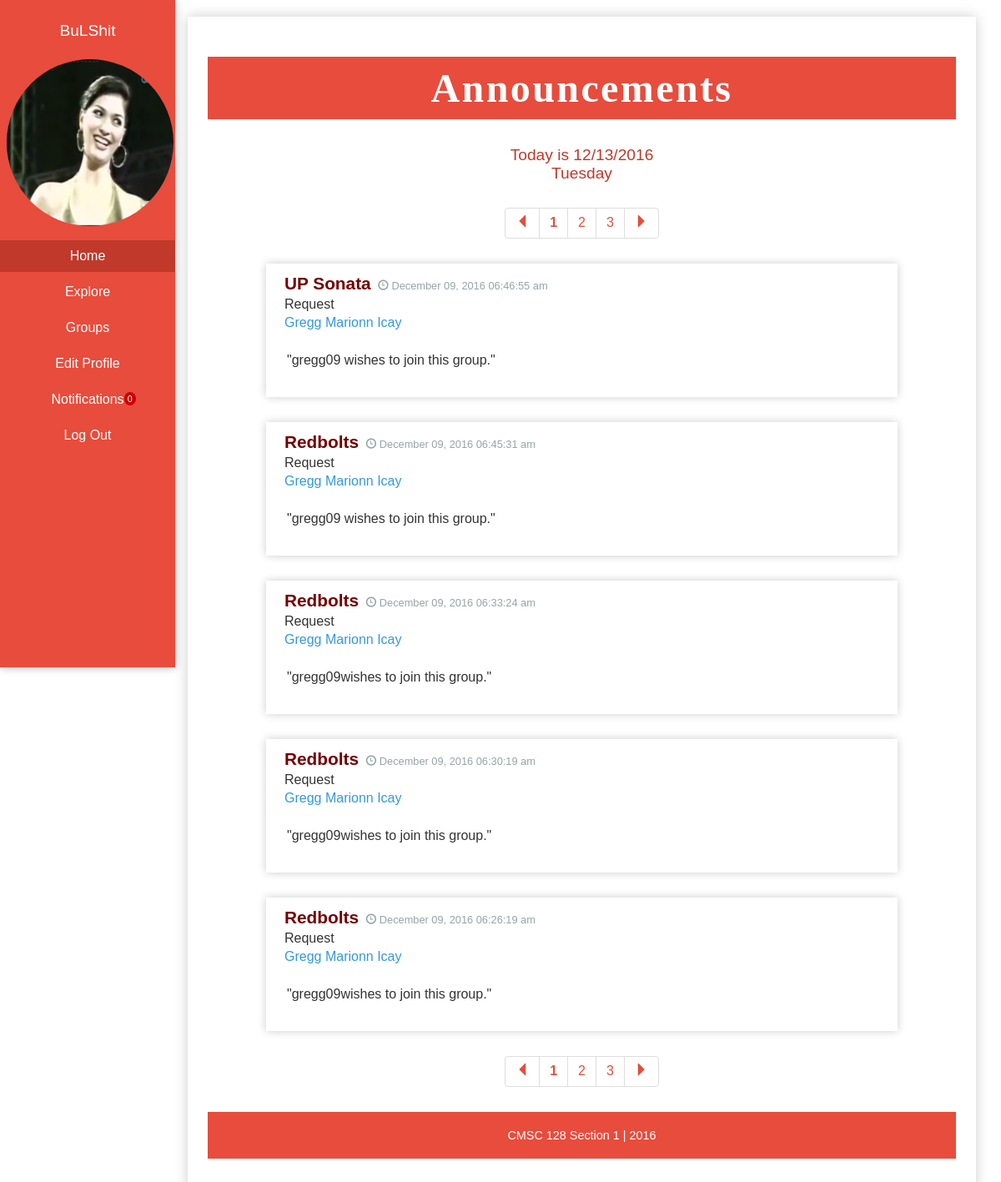
Page /html/home.php (signed in) on the earlier database version.
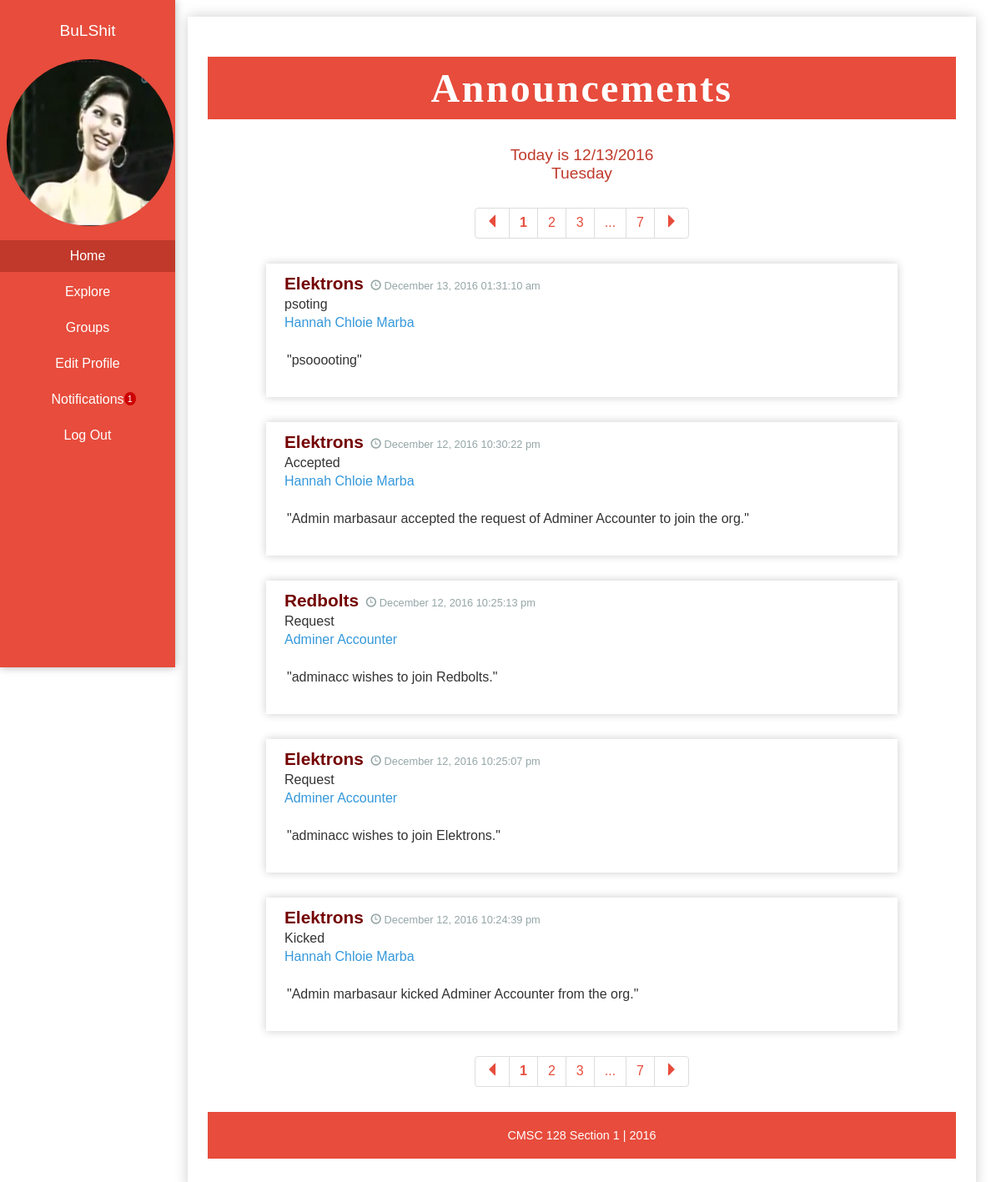
Same page on the later database version.
### tables this page shows
CREATE TABLE `user` (
  `user_id` int(50) NOT NULL,
  `student_no` varchar(100) NOT NULL,
  `first_name` varchar(100) NOT NULL,
  `last_name` varchar(100) NOT NULL,
  `username` varchar(100) NOT NULL,
  `password` varchar(100) NOT NULL,
  `course` varchar(100) NOT NULL,
  `date_joined` date NOT NULL,
  `year_level` int(100) NOT NULL,
  `prof_pic` varchar(150) NOT NULL,
  `birthday` date NOT NULL,
  `email` varchar(60) NOT NULL
);

CREATE TABLE `announcement` (
  `announcement_id` int(11) NOT NULL,
  `date_posted` datetime NOT NULL,
  `topic` varchar(100) NOT NULL,
  `content` varchar(500) NOT NULL,
  `user_id` int(11) NOT NULL,
  `org_id` int(11) NOT NULL
);

CREATE TABLE `orgs` (
  `org_id` int(100) NOT NULL,
  `org_name` varchar(100) NOT NULL,
  `description` text NOT NULL,
  `photo` varchar(100) NOT NULL
);

### html/home.php (the view, shortened to what the changed rows need)
<?php
    include ("functions.php");
    $connectdb = connection();
?>
<!DOCTYPE html>
<html lang="en">
<head>
    <link rel="stylesheet" type="text/css" href="../bootstrap/css/bootstrap.css">
    <link rel="stylesheet" type="text/css" href="../css/main.css">
    <link rel="stylesheet" type="text/css" href="../css/navigation.css">
    <link rel="stylesheet" type="text/css" href="../css/home.css">
</head>
<body>
<?php
        $curnt_id = $_SESSION['user_id'];
        $query1 = mysqli_query($connectdb, "select * from announcement where org_id in (select org_id from joined where user_id = $curnt_id and membership_type!='pending') and topic !='Upvote' and topic!='Downvote' and topic!='Commented' order by date_posted DESC ");
        $rows = mysqli_num_rows($query1);
        $start=0;
        $lim=5;
            if(isset($_GET['id'])){
                $id=$_GET['id'];
                $start=($id-1)*$lim;
            }
            else{
                $id=1;
            }
    $total=ceil($rows/$lim);
    $query = mysqli_query($connectdb, "SELECT * FROM announcement WHERE org_id IN (SELECT org_id FROM joined WHERE user_id = $curnt_id AND membership_type!='pending') and topic !='Upvote' and topic!='Downvote' and topic!='Commented' ORDER BY date_posted DESC LIMIT $start, $lim");
    ?>
    <div id="wrapper">
        <nav>
            <ul>
                <?php
                $current_id = $_SESSION['user_id'];
                $query2 = mysqli_query($connectdb, "select * from user where user_id = $current_id");
                while($current_user= mysqli_fetch_array($query2)){ ?>
                <li><a href = 'viewprofile.php?user_id=<?=$current_id?>' class="username"><?php echo $current_user['username'] ?></a></li>
                <li class="image"><a href = 'viewprofile.php?user_id=<?=$current_id?>'><img onerror="this.src = '../images/janina.PNG'" src="../images/<?php echo $current_user['prof_pic'] ?>"/></a></li><?php } ?>
                <?php
                    $notifnum = mysqli_query($connectdb,"select * from announcement, seen_announcement where announcement.announcement_id = seen_announcement.announcement_id and seen_announcement.seen = 'not_seen'and seen_announcement.user_id='".$current_id."'");
                    $total2 = mysqli_num_rows($notifnum);
                ?>
                <li><a href="notif.php">Notifications <span class="notif-count"><?=$total2?></span></a></li>
            </ul>
        </nav>
        <div id="content">
            <h1 class="title">Announcements</h1>
            <ul class="announcements-container">
            <?php
            if($total>=1){
                pagination($id,$rows,$lim,1,"home.php?id=%d");
                while($announcement = mysqli_fetch_array($query)){
                    $org_id = $announcement['org_id'];
                    $date = $announcement['date_posted'];
                    $date = date('F d, Y h:i:s a',strtotime($date));
                    $message = $announcement['content'];
                    $user_id = $announcement['user_id'];
                    $orgsy = mysqli_query($connectdb, "SELECT org_name FROM orgs WHERE org_id = $org_id");
                    $org_name = mysqli_fetch_assoc($orgsy);
                    $username = mysqli_query($connectdb, "SELECT first_name, last_name FROM user WHERE user_id = $user_id");
                    $name = mysqli_fetch_assoc($username);
                    if(!isset($_GET['edit'])){
                    ?>
                        <li class="announcement">
                            <a href="group_page.php?orgID=<?=$org_id?>"><h2 class="org-name" id="<?=$announcement['announcement_id']?>"><?php echo $org_name["org_name"];?></h2></a>  <span class="date"><span class="glyphicon glyphicon-time"></span> <?=$date?></span>
                            <h3 class="topic"><?=$announcement['topic']?></h3>
                            <a href = "viewprofile.php?user_id=<?=$announcement['user_id']?>"><h3 class="name"><?php echo $name["first_name"]." ".$name["last_name"];?></h3></a>
                            <p class="notif-content">"<?=nl2br($message)?>"</p>
                        </li>
                    <?php
                    }
                }
            }
            ?>
            </ul>
        </div>
    </div>
</body>
</html>

### html/functions.php (shortened to what the changed rows need)
<?php
	function pagination($currentPage, $itemCount, $itemsPerPage, $adjacentCount, $pageLinkTemplate, $showPrevNext = true) {
		$firstPage = 1;
		$lastPage  = ceil($itemCount / $itemsPerPage);
		if ($currentPage <= $adjacentCount + $adjacentCount) {
			$firstAdjacentPage = $firstPage;
			$lastAdjacentPage  = min($firstPage + $adjacentCount + $adjacentCount, $lastPage);
		} elseif ($currentPage > $lastPage - $adjacentCount - $adjacentCount) {
			$lastAdjacentPage  = $lastPage;
			$firstAdjacentPage = $lastPage - $adjacentCount - $adjacentCount;
		} else {
			$firstAdjacentPage = $currentPage - $adjacentCount;
			$lastAdjacentPage  = $currentPage + $adjacentCount;
		}
		echo '<ul style="clear:both; bottom:0;" class="pagination" id="pagination">';
		for ($i = $firstAdjacentPage; $i <= $lastAdjacentPage; $i++) {
			if ($currentPage == $i) {
				echo '<li><span><b>' . $i . '</b></span></li>';
			} else {
				echo '<li><a href="' . (is_callable($pageLinkTemplate) ? $pageLinkTemplate($i) : sprintf($pageLinkTemplate, $i)) . '">' . $i . '</a></li>';
			}
		}
		if ($lastAdjacentPage < $lastPage) {
			if ($lastAdjacentPage < $lastPage - 1) {
				echo '<li><span>...</span></li>';
			}
			echo '<li><a href="' . (is_callable($pageLinkTemplate) ? $pageLinkTemplate($lastPage) : sprintf($pageLinkTemplate, $lastPage)) . '">' . $lastPage . '</a></li>';
		}
		echo '</ul>';
	}
?>

Differences in the rows shown:
no longer on this page (row unchanged): announcement: org.org_name "UP Sonata", date_posted "December 09, 2016 06:46:55 am", topic "Request", user.first_name "Gregg Marionn", user.last_name "Icay", content "gregg09 wishes to join this group."
no longer on this page (row unchanged): announcement: org.org_name "Redbolts", date_posted "December 09, 2016 06:45:31 am", topic "Request", user.first_name "Gregg Marionn", user.last_name "Icay", content "gregg09 wishes to join this group."
no longer on this page (row unchanged): announcement: org.org_name "Redbolts", date_posted "December 09, 2016 06:33:24 am", topic "Request", user.first_name "Gregg Marionn", user.last_name "Icay", content "gregg09wishes to join this group."
no longer on this page (row unchanged): announcement: org.org_name "Redbolts", date_posted "December 09, 2016 06:30:19 am", topic "Request", user.first_name "Gregg Marionn", user.last_name "Icay", content "gregg09wishes to join this group."
no longer on this page (row unchanged): announcement: org.org_name "Redbolts", date_posted "December 09, 2016 06:26:19 am", topic "Request", user.first_name "Gregg Marionn", user.last_name "Icay", content "gregg09wishes to join this group."
added announcement: org.org_name "Elektrons", date_posted "December 13, 2016 01:31:10 am", topic "psoting", user.first_name "Hannah Chloie", user.last_name "Marba", content "psooooting"
added announcement: org.org_name "Elektrons", date_posted "December 12, 2016 10:30:22 pm", topic "Accepted", user.first_name "Hannah Chloie", user.last_name "Marba", content "Admin marbasaur accepted the request of Adminer Accounter to join the org."
added announcement: org.org_name "Redbolts", date_posted "December 12, 2016 10:25:13 pm", topic "Request", user.first_name "Adminer", user.last_name "Accounter", content "adminacc wishes to join Redbolts."
added announcement: org.org_name "Elektrons", date_posted "December 12, 2016 10:25:07 pm", topic "Request", user.first_name "Adminer", user.last_name "Accounter", content "adminacc wishes to join Elektrons."
added announcement: org.org_name "Elektrons", date_posted "December 12, 2016 10:24:39 pm", topic "Kicked", user.first_name "Hannah Chloie", user.last_name "Marba", content "Admin marbasaur kicked Adminer Accounter from the org."
Other differences:
$total2: "0" → "1"
$lastPage: (not shown) → "7 7"
